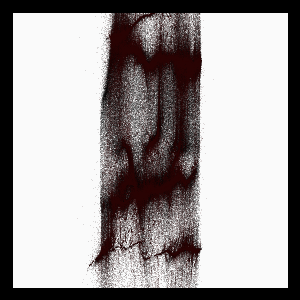
Frame 1 (no input)
Frame 60 (the mouse pressed at the canvas centre just before this capture): identical to frame 1, image omitted
Frame 120 (the mouse held since frame 60 and released just before this capture): identical to frame 1, image omitted

The Processing sketch that drew this single still picture (run headless with seeded random() and noise(); from frame 60 on, the mouse is pressed at the canvas centre):

// Processing sketch: blood
// ── blood.pde
/*
 |  EvoProteus sketch [8]
 |  Sketch 'The Silence of the Lambs' by Zaron Chen
 |  Available here: https://openprocessing.org/sketch/2046520
 |  Processing adaptation by Luís Gonçalo and Ricardo Sacadura (November, 2023)
 **/

boolean finish = false;
String [] colors = {"#FF0000", "#FFFF00", "#00FF00", "#00FFFF", "#0000FF", "#000000", "#FFFFFF"};

color bgColor, bloodColor;

int totalFrame = 100;

float lifeStep = 0.05;
float __wOff = 200; //min:10 max:1000
float __hOff = 200; //min:10 max:1000
int __cols = 100; //min:10 max:500
int __rows = 100; //min:10 max:500

float __r1 = 200; //min:0 max:255
float __g1 = 0; //min:0 max:255
float __b1 = 0; //min:0 max:255

float __r2 = 0; //min:0 max:255
float __g2 = 0; //min:0 max:255
float __b2 = 0; //min:0 max:255

float xoff, yoff;

Node[][] nodes;

float __noiseScale = 0.01; //min:0 max:0.3
float __weiRangeMax = 50; //min:0 max:200
float __maxSide = 300; //min:10 max:500

float t;
float weiCtrl;
int counter= 1;

void setup() {

  size(300, 300);

  //float[] tone = {random(225, 255), random(225, 255), random(225, 255)};
  //bgColor = color(tone[0], tone[1], tone[2]);

  background(250);
  bloodColor = color(__r1, __g1, __b1);
  noFill();

  //__noiseScale = random(0.005, 0.01);
  //__weiRangeMax = pow(2, floor(random(3, 9)));
  //__maxSide = max(width, height);

  //__cols = int(random(1, 11)) * 10;

  xoff = (width - __wOff) / __cols;
  yoff = (height - __hOff) / __rows;

  nodes = new Node[__rows][__cols];
  for (int col = 0; col < __cols; col++) {
    for (int row = 0; row < __rows; row++) {
      nodes[row][col] = new Node(col * xoff, row * yoff);
    }
  }

  for (int i = 0; i < 50; i++) {
    drawArtefact();
  }
  
  finish = true;
  print(finish);
  
}

void draw() {
}

void nodeUpdate(DotFunction display) {
  float nz = frameCount * __noiseScale;
  for (int col = 0; col < __cols; col++) {
    for (int row = 0; row < __rows; row++) {
      Node node = nodes[row][col];
      float nx = node.x * __noiseScale;
      float ny = node.y * __noiseScale;
      float dx = noise(nx + 300, ny + 500, nx + ny + nz) * 2 - 1;
      float dy = noise(nx + 100, ny + 300, nx + ny + nz) * 2 - 1;
      int range = int(random(1, random(2, __weiRangeMax)));
      float wei = map(weiCtrl, 0, __maxSide, -range, range) * (1 - t);

      display.display(node, dx, dy * (1 - abs(wei) / range) * 20, wei);
    }
  }
}

void static_dots (Node node, float dx, float dy, float wei) {
  node.mx = node.x + dx * wei * 100 * sin(t);
  node.my = node.y + dy * wei * 210 * sin(t);
  point(node.mx, node.my);
}

void motion_dots(Node node, float dx, float dy, float wei) {
  node.x = node.x + dx * wei;
  node.y = node.y + dy * wei;
  node.life -= lifeStep;
  if (node.life < 0) {
    node.reset();
  }
  point(node.x, node.y);
}


class Node {
  float x, y, mx, my, life;

  Node(float x, float y) {
    this.x = x;
    this.y = y;
    this.mx = x;
    this.my = y;
    this.life = random(3);
  }

  void reset() {
    x = mx;
    y = my;
    life = random(3);
  }
}

interface DotFunction {
  void display(Node node, float dx, float dy, float wei);
}

void drawArtefact() {
  
  t = float(counter) / totalFrame;
  weiCtrl = lerp(noise(t, t) * width, width / 2, t);

  pushMatrix();
  translate((__wOff + xoff) / 2, (__hOff + yoff) / 2);

  color dotColor = lerpColor(color(__r2, __g2, __b2), bloodColor, 0.5 - 0.5 * cos(2 * t));
  dotColor = color(red(dotColor), green(dotColor), blue(dotColor), 50);
  stroke(dotColor);
  nodeUpdate(this::static_dots);
  nodeUpdate(this::motion_dots);
  popMatrix();

  push();
  stroke(bgColor);
  strokeWeight(25);
  rect(0, 0, width, height);
  pop();

  ++counter;
}
